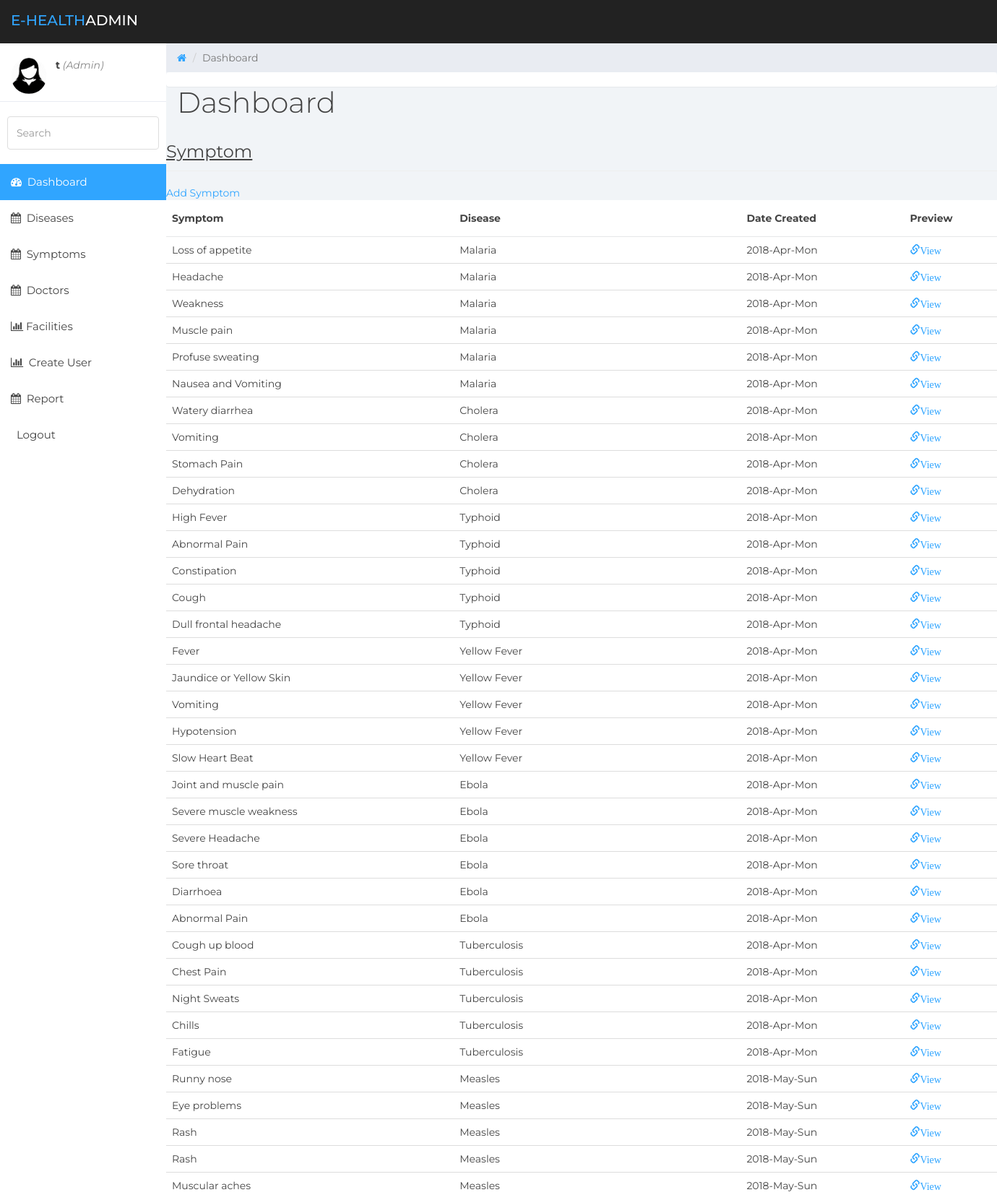
The app's page /admin/view_symptom.php (signed in, upper part) with its own data.
### tables this page shows
CREATE TABLE `symptoms` (
  `id` int(11) NOT NULL,
  `name` text NOT NULL,
  `notes` varchar(250) NOT NULL,
  `date_created` varchar(200) DEFAULT NULL,
  `disease_id` int(11) NOT NULL
);

CREATE TABLE `disease` (
  `id` int(11) NOT NULL,
  `disease` varchar(100) NOT NULL,
  `notes` varchar(100) NOT NULL,
  `cutoff` varchar(10) NOT NULL,
  `date_created` varchar(250) NOT NULL
);

### admin/view_symptom.php (the view, shortened to what this page needs)
<!DOCTYPE html>
<html>
<head>
    <link href="../assets/css/bootstrap.min.css" rel="stylesheet">
    <link href="../assets/css/font-awesome.min.css" rel="stylesheet">
    <link href="../assets/css/datepicker3.css" rel="stylesheet">
    <link href="../assets/css/styles.css" rel="stylesheet">
</head>
<body>
<nav class="navbar navbar-custom navbar-fixed-top" role="navigation">
    <div class="container-fluid">
        <div class="navbar-header">
            <a class="navbar-brand" href="home.php"><span>E-health</span>Admin</a>
        </div>
    </div>
</nav>
<div id="sidebar-collapse" class="col-sm-3 col-lg-2 sidebar">
    <div class="profile-sidebar">
        <div class="profile-userpic">
            <img src="../images/admin_profile.png" class="img-responsive">
        </div>
        <div class="profile-usertitle">
            <div>
                <?php if (isset($_SESSION['user'])) : ?>
                    <strong><?php echo $_SESSION['user']['username']; ?></strong>
                    <i style="color: #888;">(<?php echo ucfirst($_SESSION['user']['user_type']); ?>)</i>
                    <br>
                <?php endif ?>
            </div>
        </div>
    </div>
    <form role="search">
        <div class="form-group">
            <input type="text" class="form-control" placeholder="Search">
        </div>
    </form>
    <ul class="nav menu">
        <li class="active"><a href="home.php"><em class="fa fa-dashboard">&nbsp;</em> Dashboard</a></li>
        <li><a href="view_disease.php"><em class="fa fa-calendar">&nbsp;</em> Diseases</a></li>
        <li><a href="view_symptom.php"><em class="fa fa-calendar">&nbsp;</em> Symptoms</a></li>
        <li><a href="view_doctors.php"><em class="fa fa-calendar">&nbsp;</em> Doctors</a></li>
        <li><a href="view_facility.php"><em class="fa fa-bar-chart">&nbsp;</em>Facilities</a></li>
        <li><a href="create_user.php"><em class="fa fa-bar-chart">&nbsp;</em> Create User</a></li>
        <li><a href="report.php"><em class="fa fa-calendar">&nbsp;</em> Report</a></li>
        <li><a href="home.php?logout='1'">&nbsp;</em> Logout</a></li>
    </ul>
</div>
<div class="col-sm-9 col-sm-offset-3 col-lg-10 col-lg-offset-2 main">
    <div class="row">
        <ol class="breadcrumb">
            <li><a href="#">
                    <em class="fa fa-home"></em>
                </a></li>
            <li class="active">Dashboard</li>
        </ol>
    </div>
    <div class="row">
        <div class="col-lg-12">
            <h1 class="page-header">Dashboard</h1>
        </div>
        <div class="panel panel-container">
        </div>
        <div class="container">
            <div class="row">
                <div class="page-header">
                    <font size="5">
                        <u>Symptom</u>
                    </font>
                </div>
                <div>
                    <a href="create_symptom.php">Add Symptom</a>
                </div>
            </div>
            <div class="row">
                <table class="table table-responsive" id="table">
                    <thead>
                    <tr>
                        <th>Symptom</th>
                        <th>Disease</th>
                        <th>Date Created</th>
                        <th>Preview</th>
                    </tr>
                    </thead>
                    <?php
                    include('../conn.php');
                    $select1 = "SELECT s.name as symptom, d.disease as disease_name, s.date_created,s.notes FROM symptoms s, disease d WHERE s.`disease_id`=d.id";
                    $run_select = mysqli_query($conn, $select1);
                    while ($rows = mysqli_fetch_array($run_select)) {
                        $symptom = $rows['symptom'];
                        $disease_name = $rows['disease_name'];
                        $date_created = $rows['date_created'];
                        ?>
                        <tr>
                            <td><?php echo $symptom; ?></td>
                            <td><?php echo $disease_name; ?></td>
                            <td><?php echo $date_created; ?></td>
                            <td><a href="#" class="glyphicon glyphicon-link">View</a></span></td>
                        </tr>
                        <?php
                    }
                    ?>
                </table>
            </div>
        </div>
    </div>
</div>
</body>
</html>

### assets/css/styles.css (style rules this page uses)
body { background: #f1f4f7; padding-top: 60px; font-size: 14px; color: #444444; font-family: "Montserrat", "Helvetica Neue", Helvetica, Arial, sans-serif; }
a, a:hover, a:focus { color: #30a5ff; }
h1, h2, h3, h4, h5, h6 { color: #444444; }
h1 { font-weight: 300; font-size: 40px; }
input.form-control { border: 1px solid #ddd; box-shadow: none; height: 46px; }
.navbar-custom { background: #222; height: 60px; }
.navbar-header .navbar-brand { color: #fff; font-size: 20px; text-transform: uppercase; font-weight: 500; height: 60px; padding-top: 18px; }
.navbar-header .navbar-brand span { color: #30a5ff; }
.panel { border: 0; }
.panel-container { padding-top: 20px; }
.navbar { border: 0; }
.sidebar { display: block; padding: 0; display: none; box-shadow: none; background: #fff; }
.sidebar ul { margin: 20px 0px; }
.sidebar form { padding: 10px 0 0 0; margin: 10px 10px 20px 10px; }
@media (min-width: 768px) { .sidebar { display: block; position: fixed; top: 60px; bottom: 0; left: 0; z-index: 1000; display: block; margin: 0; padding: 0; overflow-x: hidden; overflow-y: auto; } }
@media (min-width: 768px) { .navbar-header { width: 100%; } }
.sidebar ul.nav .active a, .sidebar ul.nav li.parent a.active, .sidebar ul.nav .active > a:hover, .sidebar ul.nav li.parent a.active:hover, .sidebar ul.nav .active > a:focus, .sidebar ul.nav li.parent a.active:focus { color: #fff; background-color: #30a5ff; }
.sidebar ul.nav li a { height: 50px; font-size: 15px; line-height: 2em; color: #444444; }
.profile-sidebar { padding: 10px 0; border-bottom: 1px solid #e9ecf2; }
.profile-userpic img { float: left; margin: 10px 0px 0px 15px; width: 50px; height: 50px; border-radius: 9999px !important; }
.profile-usertitle { float: left; text-align: left; margin: 10px 0 0 12px; }
.breadcrumb { border-radius: 0; padding: 10px 15px 10px 15px; background: #e9ecf2; margin: 0; }
h1.page-header { margin-top: 20px; border-bottom: 0; }
.table { background: #fff; }
.table > thead > tr > th { border-bottom: 1px solid #e6e7e8; vertical-align: middle; height: 50px; }

### records on screen
symptoms: name "Loss of appetite", disease.disease "Malaria", date_created "2018-Apr-Mon"
symptoms: name "Headache", disease.disease "Malaria", date_created "2018-Apr-Mon"
symptoms: name "Weakness", disease.disease "Malaria", date_created "2018-Apr-Mon"
symptoms: name "Muscle pain", disease.disease "Malaria", date_created "2018-Apr-Mon"
symptoms: name "Profuse sweating", disease.disease "Malaria", date_created "2018-Apr-Mon"
symptoms: name "Nausea and Vomiting", disease.disease "Malaria", date_created "2018-Apr-Mon"
symptoms: name "Watery diarrhea", disease.disease "Cholera", date_created "2018-Apr-Mon"
symptoms: name "Vomiting", disease.disease "Cholera", date_created "2018-Apr-Mon"
symptoms: name "Stomach Pain", disease.disease "Cholera", date_created "2018-Apr-Mon"
symptoms: name "Dehydration", disease.disease "Cholera", date_created "2018-Apr-Mon"
symptoms: name "High Fever", disease.disease "Typhoid", date_created "2018-Apr-Mon"
symptoms: name "Abnormal Pain", disease.disease "Typhoid", date_created "2018-Apr-Mon"
symptoms: name "Constipation", disease.disease "Typhoid", date_created "2018-Apr-Mon"
symptoms: name "Cough", disease.disease "Typhoid", date_created "2018-Apr-Mon"
symptoms: name "Dull frontal headache", disease.disease "Typhoid", date_created "2018-Apr-Mon"
symptoms: name "Fever", disease.disease "Yellow Fever", date_created "2018-Apr-Mon"
symptoms: name "Jaundice or Yellow Skin", disease.disease "Yellow Fever", date_created "2018-Apr-Mon"
symptoms: name "Vomiting", disease.disease "Yellow Fever", date_created "2018-Apr-Mon"
symptoms: name "Hypotension", disease.disease "Yellow Fever", date_created "2018-Apr-Mon"
symptoms: name "Slow Heart Beat", disease.disease "Yellow Fever", date_created "2018-Apr-Mon"
symptoms: name "Joint and muscle pain", disease.disease "Ebola", date_created "2018-Apr-Mon"
symptoms: name "Severe muscle weakness", disease.disease "Ebola", date_created "2018-Apr-Mon"
symptoms: name "Severe Headache", disease.disease "Ebola", date_created "2018-Apr-Mon"
symptoms: name "Sore throat", disease.disease "Ebola", date_created "2018-Apr-Mon"
symptoms: name "Diarrhoea", disease.disease "Ebola", date_created "2018-Apr-Mon"
symptoms: name "Abnormal Pain", disease.disease "Ebola", date_created "2018-Apr-Mon"
symptoms: name "Cough up blood", disease.disease "Tuberculosis", date_created "2018-Apr-Mon"
symptoms: name "Chest Pain", disease.disease "Tuberculosis", date_created "2018-Apr-Mon"
symptoms: name "Night Sweats", disease.disease "Tuberculosis", date_created "2018-Apr-Mon"
symptoms: name "Chills", disease.disease "Tuberculosis", date_created "2018-Apr-Mon"
symptoms: name "Fatigue", disease.disease "Tuberculosis", date_created "2018-Apr-Mon"
symptoms: name "Runny nose", disease.disease "Measles", date_created "2018-May-Sun"
symptoms: name "Eye problems", disease.disease "Measles", date_created "2018-May-Sun"
symptoms: name "Rash", disease.disease "Measles", date_created "2018-May-Sun"
symptoms: name "Rash", disease.disease "Measles", date_created "2018-May-Sun"
symptoms: name "Muscular aches", disease.disease "Measles", date_created "2018-May-Sun"

### other values on screen
$_SESSION['user']['username'] "t"
$_SESSION['user']['user_type'] "Admin"
